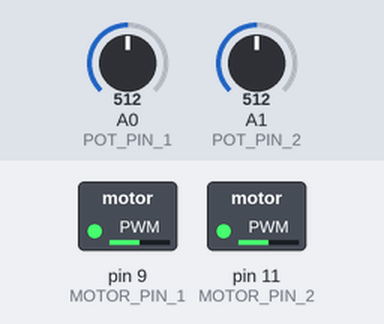
Recording of a sketch running on a simulated Arduino Uno, built with avr-gcc and run on an emulated ATmega328P. Parts: switched loads named in the sketch (green lamp = pin HIGH). Inputs (shaded band) come from the test bench; at power-on: A0 (POT_PIN_1) = 512, A1 (POT_PIN_2) = 512.

Above: at 1.2 s.
1.3 s: A0 (POT_PIN_1) set to 716
At 2.5 s:
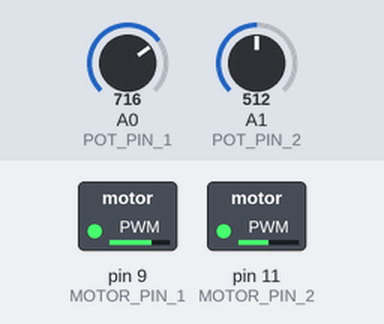
2.8 s: A1 (POT_PIN_2) set to 716
At 3.6 s:
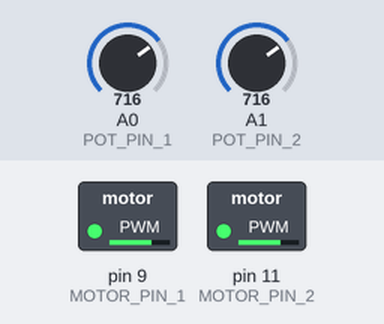
4.3 s: A0 (POT_PIN_1) set to 900
At 4.7 s:
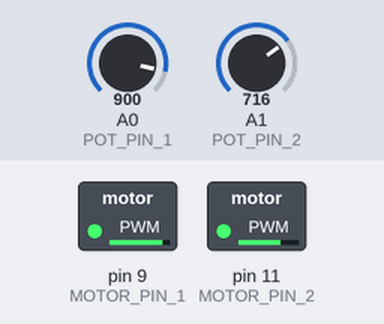
5.8 s: A1 (POT_PIN_2) set to 900
At 7.0 s:
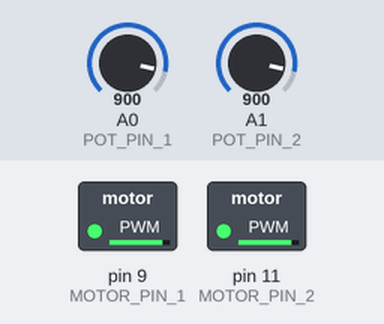
7.3 s: A0 (POT_PIN_1) set to 511
At 8.2 s:
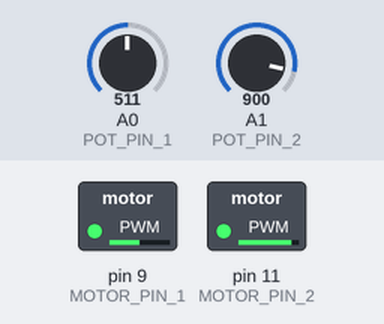
8.8 s: A1 (POT_PIN_2) set to 122
At 9.4 s:
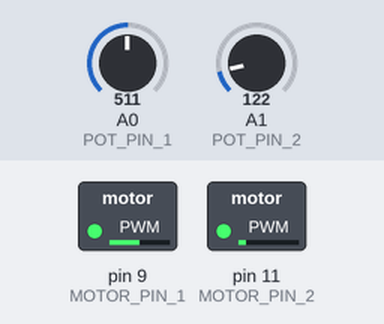
Timing chart, 0 to 11.3 s (numbered marks = the images above; inputs shaded):
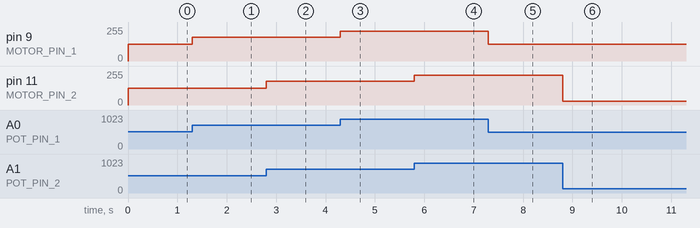

The sketch:

PrototypeCode.ino
```cpp
const int POT_PIN_1 = A0;
const int MOTOR_PIN_1 = 9;
const int POT_PIN_2 = A1;
const int MOTOR_PIN_2 = 11;
int motorSpeed = 0;
int potVal = 0;

void setup()
{
  pinMode(MOTOR_PIN_1, OUTPUT);
  pinMode(MOTOR_PIN_2, OUTPUT);
}

void loop()
{
  potVal = analogRead(POT_PIN_1);

  motorSpeed = map(potVal, 0, 1023, 0, 255);

  analogWrite(MOTOR_PIN_1, motorSpeed);


  potVal = analogRead(POT_PIN_2);

  motorSpeed = map(potVal, 0, 1023, 0, 255);

  analogWrite(MOTOR_PIN_2, motorSpeed);
}
```

Measured:
- after the input at 1.3 s, pin 9 (MOTOR_PIN_1): 127/255 → 178/255 at once
- after the input at 2.8 s, pin 11 (MOTOR_PIN_2): 127/255 → 178/255 at once
- after the input at 4.3 s, pin 9 (MOTOR_PIN_1): 178/255 → 224/255 at once
- after the input at 5.8 s, pin 11 (MOTOR_PIN_2): 178/255 → 224/255 at once
- after the input at 7.3 s, pin 9 (MOTOR_PIN_1): 224/255 → 127/255 at once
- after the input at 8.8 s, pin 11 (MOTOR_PIN_2): 224/255 → 30/255 at once
